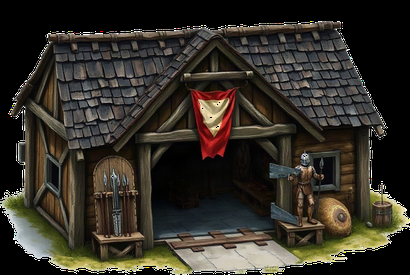
#> input picture examples/battle-brothers-training/mod/gfx/ui/settlements/tg_training_grounds.png, 410 x 275 px
$ python -i vtf.py   (imports and definitions only)
#> lines starting #> are read from the running program, lines starting #| are printed output that depends on the picture
"""Decode the top mip of a Valve Texture Format (VTF 7.0-7.5) file to a Pillow RGBA image."""
import struct

from PIL import Image

# format id -> (bytes per 4x4 block or per pixel, is_block, decoder)
DXT1, DXT3, DXT5 = 13, 14, 15
PIXEL = {0: ("RGBA", 4), 1: ("ABGR", 4), 2: ("RGB", 3), 3: ("BGR", 3), 5: ("L", 1), 6: ("LA", 2),
         12: ("BGRA", 4), 16: ("BGRX", 4), 11: ("ARGB", 4)}


def _size(fmt, w, h):
    if fmt == DXT1:
        return max(1, (w + 3) // 4) * max(1, (h + 3) // 4) * 8
    if fmt in (DXT3, DXT5):
        return max(1, (w + 3) // 4) * max(1, (h + 3) // 4) * 16
    if fmt in PIXEL:
        return w * h * PIXEL[fmt][1]
    raise ValueError(f"unsupported VTF format {fmt}")


def decode(data, frame=0):
    if data[:4] != b"VTF\0":
        raise ValueError("not a VTF")
    major, minor, header_size = struct.unpack_from("<III", data, 4)
    w, h, flags, frames, _first = struct.unpack_from("<HHIHH", data, 16)
    hi_fmt, = struct.unpack_from("<i", data, 52)
    mips = data[56]
    lo_fmt, = struct.unpack_from("<i", data, 57)
    lo_w, lo_h = data[61], data[62]
    faces = 6 if flags & 0x4000 else 1  # envmap
    depth = struct.unpack_from("<H", data, 63)[0] if minor >= 2 else 1
    depth = max(1, depth)

    if minor >= 3:
        nres, = struct.unpack_from("<I", data, 68)
        off = None
        for i in range(nres):
            tag, rflags, roff = struct.unpack_from("<3sBI", data, 80 + 8 * i)
            if tag == b"\x30\x00\x00":
                off = roff
        if off is None:
            raise ValueError("VTF without image resource")
    else:
        off = header_size + (_size(lo_fmt, lo_w, lo_h) if lo_fmt >= 0 and lo_w else 0)

    # mips are stored smallest first; skip down to mip 0
    for m in range(mips - 1, 0, -1):
        mw, mh = max(1, w >> m), max(1, h >> m)
        off += _size(hi_fmt, mw, mh) * frames * faces * depth
    one = _size(hi_fmt, w, h)
    off += one * faces * depth * min(frame, frames - 1)
    raw = data[off:off + one]

    if hi_fmt in (DXT1, DXT3, DXT5):
        n = {DXT1: 1, DXT3: 2, DXT5: 3}[hi_fmt]
        bw, bh = (w + 3) // 4 * 4, (h + 3) // 4 * 4
        img = Image.frombytes("RGBA", (bw, bh), raw, "bcn", n)
        if (bw, bh) != (w, h):
            img = img.crop((0, 0, w, h))
        return img
    mode, _bpp = PIXEL[hi_fmt]
    if mode in ("RGBA", "RGB", "L", "LA"):
        return Image.frombytes(mode, (w, h), raw).convert("RGBA")
    if mode == "BGR":
        return Image.frombytes("RGB", (w, h), raw, "raw", "BGR").convert("RGBA")
    if mode == "BGRX":
        return Image.frombytes("RGB", (w, h), raw, "raw", "BGRX").convert("RGBA")
    return Image.frombytes("RGBA", (w, h), raw, "raw", mode)

>>> import cv2
>>> picture = cv2.imread('../../battle-brothers-training/mod/gfx/ui/settlements/tg_training_grounds.png', cv2.IMREAD_GRAYSCALE)
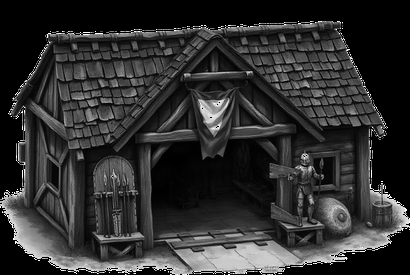
#> picture: shape (275, 410); min 0, max 255, mean 47.3
>>> result = decode(picture)
#> (the run stopped early here; a loop or call above may not have finished)
